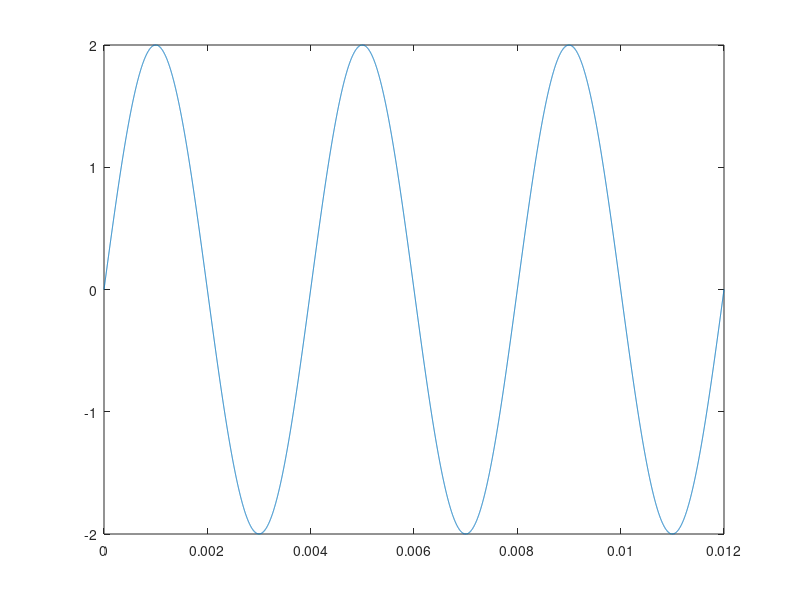

The MATLAB source for this figure:
%Ecrire un scripte pour tracer 3 périodes d’une sinusoïde, de période 4ms et d’amplitude 2V.
t=0:1e-6:12e-3;
f=1/4e-3;
y= 2* sin(2*pi*f*t);
plot(t,y)
